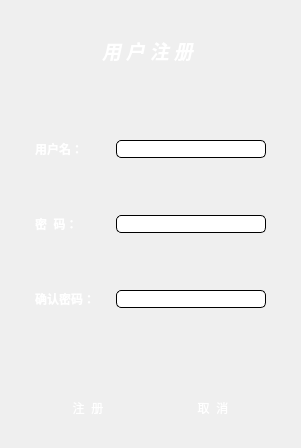
<?xml version="1.0" encoding="UTF-8"?>
<ui version="4.0">
 <class>Dialog</class>
 <widget class="QDialog" name="Dialog">
  <property name="geometry">
   <rect>
    <x>0</x>
    <y>0</y>
    <width>301</width>
    <height>448</height>
   </rect>
  </property>
  <property name="windowTitle">
   <string>Dialog</string>
  </property>
  <property name="styleSheet">
   <string notr="true">#widget{border-image: url(:/newPrefix/img/bg3.png);}

QLineEdit{border: 1px solid #000000;border-radius:5px;}
</string>
  </property>
  <layout class="QHBoxLayout" name="horizontalLayout">
   <property name="spacing">
    <number>0</number>
   </property>
   <property name="leftMargin">
    <number>0</number>
   </property>
   <property name="topMargin">
    <number>0</number>
   </property>
   <property name="rightMargin">
    <number>0</number>
   </property>
   <property name="bottomMargin">
    <number>0</number>
   </property>
   <item>
    <widget class="QWidget" name="widget" native="true">
     <property name="styleSheet">
      <string notr="true">QLabel{color: rgb(255, 255, 255);}
QLabel{font-weight: bold;}


QPushButton{color: rgb(255, 255, 255);border-style:none;border-radius: 10px;}
QPushButton:hover{
color:white;
background-color: rgb(200, 200, 200,120);
}
QPushButton:pressed {  
    /* 改变背景色 */  
    background-color:rgb(180, 180, 180,120);  
    /* 改变边框风格 */  
    border-style:inset;  
    /* 使文字有一点移动 */  
    padding-left:1px;  
    padding-top:1px;  
}</string>
     </property>
     <layout class="QVBoxLayout" name="verticalLayout_2">
      <property name="spacing">
       <number>0</number>
      </property>
      <property name="leftMargin">
       <number>0</number>
      </property>
      <property name="topMargin">
       <number>0</number>
      </property>
      <property name="rightMargin">
       <number>0</number>
      </property>
      <property name="bottomMargin">
       <number>0</number>
      </property>
      <item>
       <widget class="QWidget" name="widget_4" native="true">
        <property name="minimumSize">
         <size>
          <width>0</width>
          <height>80</height>
         </size>
        </property>
        <property name="maximumSize">
         <size>
          <width>16777215</width>
          <height>80</height>
         </size>
        </property>
        <layout class="QVBoxLayout" name="verticalLayout">
         <property name="topMargin">
          <number>20</number>
         </property>
         <property name="bottomMargin">
          <number>0</number>
         </property>
         <item alignment="Qt::AlignHCenter">
          <widget class="QLabel" name="label_3">
           <property name="minimumSize">
            <size>
             <width>60</width>
             <height>0</height>
            </size>
           </property>
           <property name="maximumSize">
            <size>
             <width>16777215</width>
             <height>16777215</height>
            </size>
           </property>
           <property name="font">
            <font>
             <family>楷体</family>
             <pointsize>14</pointsize>
             <weight>75</weight>
             <italic>true</italic>
             <bold>true</bold>
            </font>
           </property>
           <property name="text">
            <string>用 户 注 册</string>
           </property>
          </widget>
         </item>
        </layout>
       </widget>
      </item>
      <item>
       <widget class="QWidget" name="widget_2" native="true">
        <layout class="QGridLayout" name="gridLayout">
         <property name="leftMargin">
          <number>20</number>
         </property>
         <property name="rightMargin">
          <number>20</number>
         </property>
         <item row="1" column="0">
          <widget class="QLabel" name="label_4">
           <property name="minimumSize">
            <size>
             <width>60</width>
             <height>0</height>
            </size>
           </property>
           <property name="maximumSize">
            <size>
             <width>60</width>
             <height>16777215</height>
            </size>
           </property>
           <property name="text">
            <string>密  码：</string>
           </property>
          </widget>
         </item>
         <item row="2" column="0">
          <widget class="QLabel" name="label_5">
           <property name="minimumSize">
            <size>
             <width>60</width>
             <height>0</height>
            </size>
           </property>
           <property name="maximumSize">
            <size>
             <width>60</width>
             <height>16777215</height>
            </size>
           </property>
           <property name="text">
            <string>确认密码：</string>
           </property>
          </widget>
         </item>
         <item row="0" column="1">
          <widget class="QLineEdit" name="lineEdit_username">
           <property name="minimumSize">
            <size>
             <width>150</width>
             <height>0</height>
            </size>
           </property>
           <property name="maximumSize">
            <size>
             <width>150</width>
             <height>16777215</height>
            </size>
           </property>
           <property name="text">
            <string/>
           </property>
          </widget>
         </item>
         <item row="1" column="1">
          <widget class="QLineEdit" name="lineEdit_password">
           <property name="minimumSize">
            <size>
             <width>150</width>
             <height>0</height>
            </size>
           </property>
           <property name="maximumSize">
            <size>
             <width>150</width>
             <height>16777215</height>
            </size>
           </property>
           <property name="text">
            <string/>
           </property>
           <property name="echoMode">
            <enum>QLineEdit::Password</enum>
           </property>
          </widget>
         </item>
         <item row="0" column="0">
          <widget class="QLabel" name="label_2">
           <property name="minimumSize">
            <size>
             <width>60</width>
             <height>0</height>
            </size>
           </property>
           <property name="maximumSize">
            <size>
             <width>60</width>
             <height>16777215</height>
            </size>
           </property>
           <property name="text">
            <string>用户名：</string>
           </property>
          </widget>
         </item>
         <item row="2" column="1">
          <widget class="QLineEdit" name="lineEdit_password_2">
           <property name="minimumSize">
            <size>
             <width>150</width>
             <height>0</height>
            </size>
           </property>
           <property name="maximumSize">
            <size>
             <width>150</width>
             <height>16777215</height>
            </size>
           </property>
           <property name="text">
            <string/>
           </property>
           <property name="echoMode">
            <enum>QLineEdit::Password</enum>
           </property>
          </widget>
         </item>
        </layout>
       </widget>
      </item>
      <item>
       <widget class="QWidget" name="widget_3" native="true">
        <property name="minimumSize">
         <size>
          <width>0</width>
          <height>80</height>
         </size>
        </property>
        <property name="maximumSize">
         <size>
          <width>16777215</width>
          <height>80</height>
         </size>
        </property>
        <layout class="QHBoxLayout" name="horizontalLayout_2">
         <item>
          <widget class="QPushButton" name="pushButton_register">
           <property name="minimumSize">
            <size>
             <width>80</width>
             <height>20</height>
            </size>
           </property>
           <property name="maximumSize">
            <size>
             <width>20</width>
             <height>16777215</height>
            </size>
           </property>
           <property name="text">
            <string>注  册</string>
           </property>
          </widget>
         </item>
         <item>
          <widget class="QPushButton" name="pushButton_cancel">
           <property name="minimumSize">
            <size>
             <width>80</width>
             <height>20</height>
            </size>
           </property>
           <property name="maximumSize">
            <size>
             <width>20</width>
             <height>16777215</height>
            </size>
           </property>
           <property name="text">
            <string>取  消</string>
           </property>
          </widget>
         </item>
        </layout>
       </widget>
      </item>
     </layout>
    </widget>
   </item>
  </layout>
 </widget>
 <resources>
  <include location="img.qrc"/>
 </resources>
 <connections/>
</ui>
